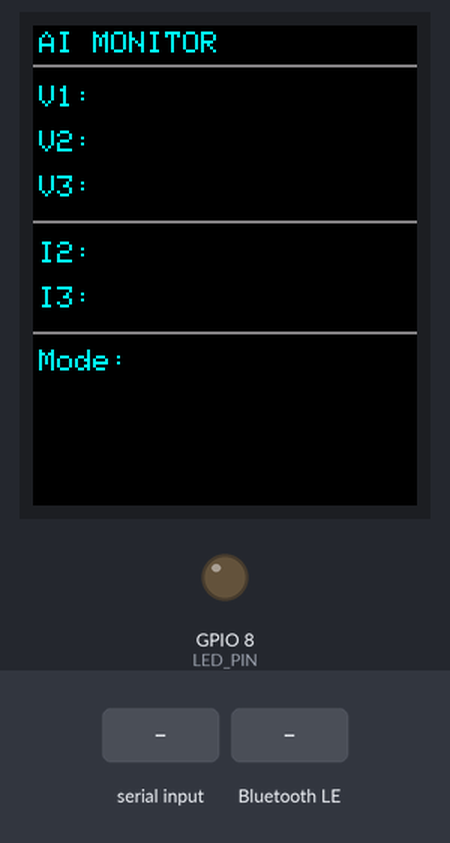
Recording of a sketch running on a simulated ESP32-C3. On the bench: 128×160 colour display, output pins drawn as LEDs (lit = HIGH). Inputs (shaded band) come from the test bench. Nothing arrives over Bluetooth unless stated; a phone connects over Bluetooth LE 3 s after start; pins used as bus, display or sensor lines are not drawn; what the sketch prints to the serial monitor is not drawn.

Above: at 1.5 s.
1.6 s: "V1:\n" received over the second serial link
At 2.7 s:
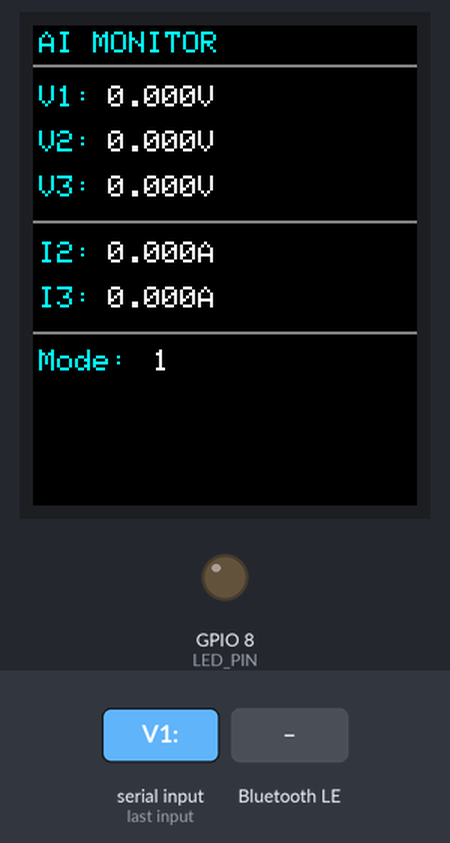
At 4.0 s:
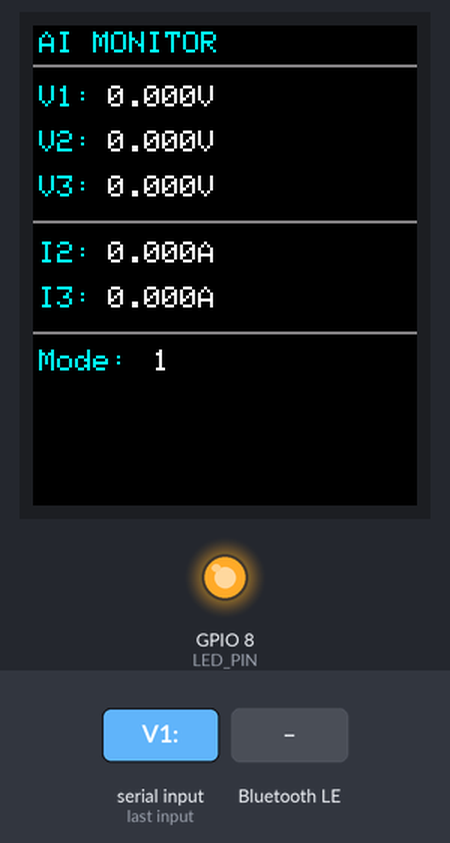
4.6 s: Bluetooth LE write "Mode:" received
6.1 s: Bluetooth LE write "V1:" received
7.6 s: "STOP 1\n" received over the second serial link
9.1 s: Bluetooth LE write "STOP" received
10.6 s: "RUN 1\n" received over the second serial link
Timing chart, 0 to 13.1 s (numbered marks = the images above; inputs shaded):
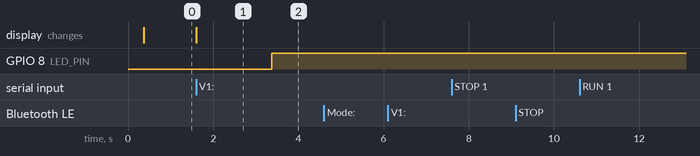

Measured:
- after the input at 1.6 s, the display: changes at once (image 1)
- after the input at 4.6 s, every drawn part: stays the same
- after the input at 6.1 s, every drawn part: stays the same
- after the input at 7.6 s, every drawn part: stays the same
- after the input at 9.1 s, every drawn part: stays the same
- after the input at 10.6 s, every drawn part: stays the same

The sketch:

screen.ino
```cpp
#include <NimBLEDevice.h>
#include <Adafruit_GFX.h>
#include <Adafruit_ST7735.h>
#include <SPI.h>

// ── UUIDs ────────────────────────────────────────────────────────────────
#define SERVICE_UUID  "12345678-1234-1234-1234-123456789abc"
#define RX_CHAR_UUID  "12345678-1234-1234-1234-123456789abd"
#define TX_CHAR_UUID  "12345678-1234-1234-1234-123456789abe"

#define DEVICE_NAME   "ESP32-Agent"
#define LED_PIN       8

// ── UART para STM32 ──────────────────────────────────────────────────────
#define STM_BAUD    38400
#define STM_RX_PIN  4
#define STM_TX_PIN  5

// ── ST7735 SPI ───────────────────────────────────────────────────────────
// Ajusta os pinos ao teu wiring no ESP32-C3 Mini
#define TFT_CS    7
#define TFT_DC    6
#define TFT_RST   10

Adafruit_ST7735 tft = Adafruit_ST7735(TFT_CS, TFT_DC, TFT_RST);

// ── Dados dos sensores (actualizados quando chega nova linha da STM32) ───
float dispV1 = 0, dispV2 = 0, dispV3 = 0;
float dispI2 = 0, dispI3 = 0;
int   dispMode = 0;
bool  lcdReady = false;
bool  lcdNeedsUpdate = false;

// ── BLE ──────────────────────────────────────────────────────────────────
NimBLECharacteristic* pRxChar = nullptr;
bool deviceConnected = false;

// ── UART buffer ──────────────────────────────────────────────────────────
String uartLine = "";
int    lastMode = 1;

// ── Cores (compatíveis com Adafruit_ST7735) ──────────────────────────────
#define COL_BG      ST77XX_BLACK
#define COL_LABEL   0x07FF   // cyan
#define COL_VALUE   ST77XX_WHITE
#define COL_DIM     0x8410   // cinzento

// ── LCD helpers ──────────────────────────────────────────────────────────

void lcdDrawLayout() {
  tft.fillScreen(COL_BG);

  // Título
  tft.setTextColor(COL_LABEL);
  tft.setTextSize(1);
  tft.setCursor(2, 2);
  tft.print("AI MONITOR");

  // Linha separadora
  tft.drawFastHLine(0, 13, tft.width(), COL_DIM);

  // Labels fixos (nunca se apagam, igual à STM32)
  tft.setTextColor(COL_LABEL);

  tft.setCursor(2, 20);  tft.print("V1:");
  tft.setCursor(2, 35);  tft.print("V2:");
  tft.setCursor(2, 50);  tft.print("V3:");

  tft.drawFastHLine(0, 65, tft.width(), COL_DIM);

  tft.setCursor(2, 72);  tft.print("I2:");
  tft.setCursor(2, 87);  tft.print("I3:");

  // Mode label
  tft.drawFastHLine(0, 102, tft.width(), COL_DIM);
  tft.setCursor(2, 108); tft.print("Mode:");

  lcdReady = true;
}

// Escreve um valor float numa posição, apagando o anterior
void lcdWriteFloat(int16_t x, int16_t y, float val, const char* unit = "V") {
  // Apaga área do valor anterior
  tft.fillRect(x, y, 90, 10, COL_BG);
  // Escreve novo valor
  tft.setTextColor(COL_VALUE);
  tft.setTextSize(1);
  tft.setCursor(x, y);
  tft.print(val, 3);
  tft.print(unit);
}

void lcdWriteMode(int mode) {
  tft.fillRect(40, 108, 60, 10, COL_BG);
  tft.setTextColor(COL_VALUE);
  tft.setTextSize(1);
  tft.setCursor(40, 108);
  tft.print(mode);
}

void lcdUpdate() {
  if (!lcdReady) return;
  lcdWriteFloat(25, 20,  dispV1, "V");
  lcdWriteFloat(25, 35,  dispV2, "V");
  lcdWriteFloat(25, 50,  dispV3, "V");
  lcdWriteFloat(25, 72,  dispI2, "A");
  lcdWriteFloat(25, 87,  dispI3, "A");
  lcdWriteMode(dispMode);
}

// ── UART parser ──────────────────────────────────────────────────────────

float extractFloat(const String& line, const char* label) {
  int pos = line.indexOf(label);
  if (pos < 0) return 0.0f;
  pos += strlen(label);
  while (pos < (int)line.length() && line[pos] == ' ') pos++;
  return line.substring(pos).toFloat();
}

void parseAndSend(String line) {
  line.trim();
  if (line.length() == 0) return;

  Serial.print("[STM] ");
  Serial.println(line);

  if (line.startsWith("Mode:")) {
    lastMode = line.substring(line.indexOf(':') + 1).toInt();
    return;
  }

  if (line.indexOf("V1:") >= 0) {
    float v1 = extractFloat(line, "V1:");
    float v2 = extractFloat(line, "V2:");
    float v3 = extractFloat(line, "V3:");
    float i2 = extractFloat(line, "I2:");
    float i3 = extractFloat(line, "I3:");

    // Actualiza variáveis do display
    dispV1 = v1; dispV2 = v2; dispV3 = v3;
    dispI2 = i2; dispI3 = i3; dispMode = lastMode;
    lcdNeedsUpdate = true;

    // Envia via BLE
    if (deviceConnected && pRxChar) {
      char payload[128];
      snprintf(payload, sizeof(payload),
        "{\"mode\":%d,\"v1\":%.3f,\"v2\":%.3f,\"v3\":%.3f,\"i2\":%.3f,\"i3\":%.3f}",
        lastMode, v1, v2, v3, i2, i3);
      pRxChar->setValue(payload);
      pRxChar->notify();
      Serial.print("[BLE TX] ");
      Serial.println(payload);
    }
    return;
  }

  if (line.startsWith("STOP") || line.startsWith("RUN")) {
    if (deviceConnected && pRxChar) {
      char payload[64];
      snprintf(payload, sizeof(payload), "{\"status\":\"%s\"}", line.c_str());
      pRxChar->setValue(payload);
      pRxChar->notify();
    }
  }
}

// ── BLE Callbacks ────────────────────────────────────────────────────────

class ServerCallbacks : public NimBLEServerCallbacks {
  void onConnect(NimBLEServer* pServer, NimBLEConnInfo& connInfo) override {
    deviceConnected = true;
    Serial.println("[BLE] Pi connected!");
    digitalWrite(LED_PIN, HIGH);
    NimBLEDevice::stopAdvertising();
  }
  void onDisconnect(NimBLEServer* pServer, NimBLEConnInfo& connInfo, int reason) override {
    deviceConnected = false;
    Serial.print("[BLE] Disconnected, reason=");
    Serial.println(reason);
    digitalWrite(LED_PIN, LOW);
    NimBLEDevice::startAdvertising();
    Serial.println("[BLE] Advertising restarted.");
  }
};

class CommandCallbacks : public NimBLECharacteristicCallbacks {
  void onWrite(NimBLECharacteristic* pChar, NimBLEConnInfo& connInfo) override {
    String cmd = pChar->getValue().c_str();
    cmd.trim();
    Serial.print("[BLE RX] '");
    Serial.print(cmd);
    Serial.println("'");

    if      (cmd == "start") { Serial1.write('r'); Serial.println("[STM TX] 'r'"); }
    else if (cmd == "stop")  { Serial1.write('s'); Serial.println("[STM TX] 's'"); }
    else if (cmd == "1")     { Serial1.write('1'); Serial.println("[STM TX] '1'"); }
    else if (cmd == "2")     { Serial1.write('2'); Serial.println("[STM TX] '2'"); }
    else if (cmd == "3")     { Serial1.write('3'); Serial.println("[STM TX] '3'"); }
    else if (cmd == "led_on")  { digitalWrite(LED_PIN, HIGH); }
    else if (cmd == "led_off") { digitalWrite(LED_PIN, LOW);  }
    else {
      Serial.print("[BLE RX] Unknown: '");
      Serial.print(cmd);
      Serial.println("'");
    }
  }
};

// ── Setup ────────────────────────────────────────────────────────────────

void setup() {
  Serial.begin(115200);
  Serial1.begin(STM_BAUD, SERIAL_8N1, STM_RX_PIN, STM_TX_PIN);

  pinMode(LED_PIN, OUTPUT);
  digitalWrite(LED_PIN, LOW);

  // LCD init
  SPI.begin(2, -1, 3, 7);  // SCK, MISO, MOSI, SS
pinMode(TFT_RST, OUTPUT);
digitalWrite(TFT_RST, LOW);
delay(100);
digitalWrite(TFT_RST, HIGH);
delay(100);
tft.initR(INITR_BLACKTAB);
  //tft.initR(INITR_BLACKTAB);   // ou INITR_GREENTAB / INITR_REDTAB conforme o teu módulo
  tft.setRotation(0);          // 0=portrait, 1=landscape — ajusta ao teu mounting
  lcdDrawLayout();
// Quick display test
/*
  while (true) {
    tft.fillScreen(ST77XX_BLACK);
    delay(500);
    tft.fillScreen(ST77XX_RED);
    delay(500);
    tft.setCursor(10, 10);
    tft.setTextColor(ST77XX_WHITE);
    tft.setTextSize(2);
    tft.print("HELLO");
    delay(1000);
  }*/
  // BLE init
  NimBLEDevice::init(DEVICE_NAME);
  NimBLEServer* pServer = NimBLEDevice::createServer();
  pServer->setCallbacks(new ServerCallbacks());
  pServer->advertiseOnDisconnect(false);

  NimBLEService* pService = pServer->createService(SERVICE_UUID);

  pRxChar = pService->createCharacteristic(
    RX_CHAR_UUID,
    NIMBLE_PROPERTY::READ | NIMBLE_PROPERTY::NOTIFY
  );

  NimBLECharacteristic* pTxChar = pService->createCharacteristic(
    TX_CHAR_UUID,
    NIMBLE_PROPERTY::WRITE
  );
  pTxChar->setCallbacks(new CommandCallbacks());

  pService->start();

  NimBLEAdvertising* pAdv = NimBLEDevice::getAdvertising();
  pAdv->setName(DEVICE_NAME);
  pAdv->addServiceUUID(SERVICE_UUID);
  pAdv->setMinInterval(160);
  pAdv->setMaxInterval(320);
  pAdv->start(0);

  Serial.println("=== ESP32 Agent ready ===");
}

// ── Loop ─────────────────────────────────────────────────────────────────

uint32_t lastAdvCheck = 0;

void loop() {
  // Lê UART da STM32
  while (Serial1.available()) {
    char c = (char)Serial1.read();
    if (c == '\n') {
      parseAndSend(uartLine);
      uartLine = "";
    } else if (c != '\r') {
      uartLine += c;
      if (uartLine.length() > 256) uartLine = "";
    }
  }

  // Actualiza LCD se houver novos dados
  if (lcdNeedsUpdate) {
    lcdNeedsUpdate = false;
    lcdUpdate();
  }

  // Watchdog BLE advertising
  if (!deviceConnected && millis() - lastAdvCheck > 5000) {
    lastAdvCheck = millis();
    if (!NimBLEDevice::getAdvertising()->isAdvertising()) {
      Serial.println("[BLE] Restarting advertising...");
      NimBLEDevice::startAdvertising();
    }
  }
}

// Connections to ST7735 ───────────────────────────────────────────────────────
//
//  ST7735      ESP32-C3 Mini
//  VCC    ──►  3.3V
//  GND    ──►  GND
//  SCL    ──►  GPIO2  (SPI CLK)
//  SDA    ──►  GPIO3  (SPI MOSI)
//  RES    ──►  GPIO10 (TFT_RST)
//  DC     ──►  GPIO6  (TFT_DC)
//  CS     ──►  GPIO7  (TFT_CS)
//  BL     ──►  3.3V   (backlight)
```
